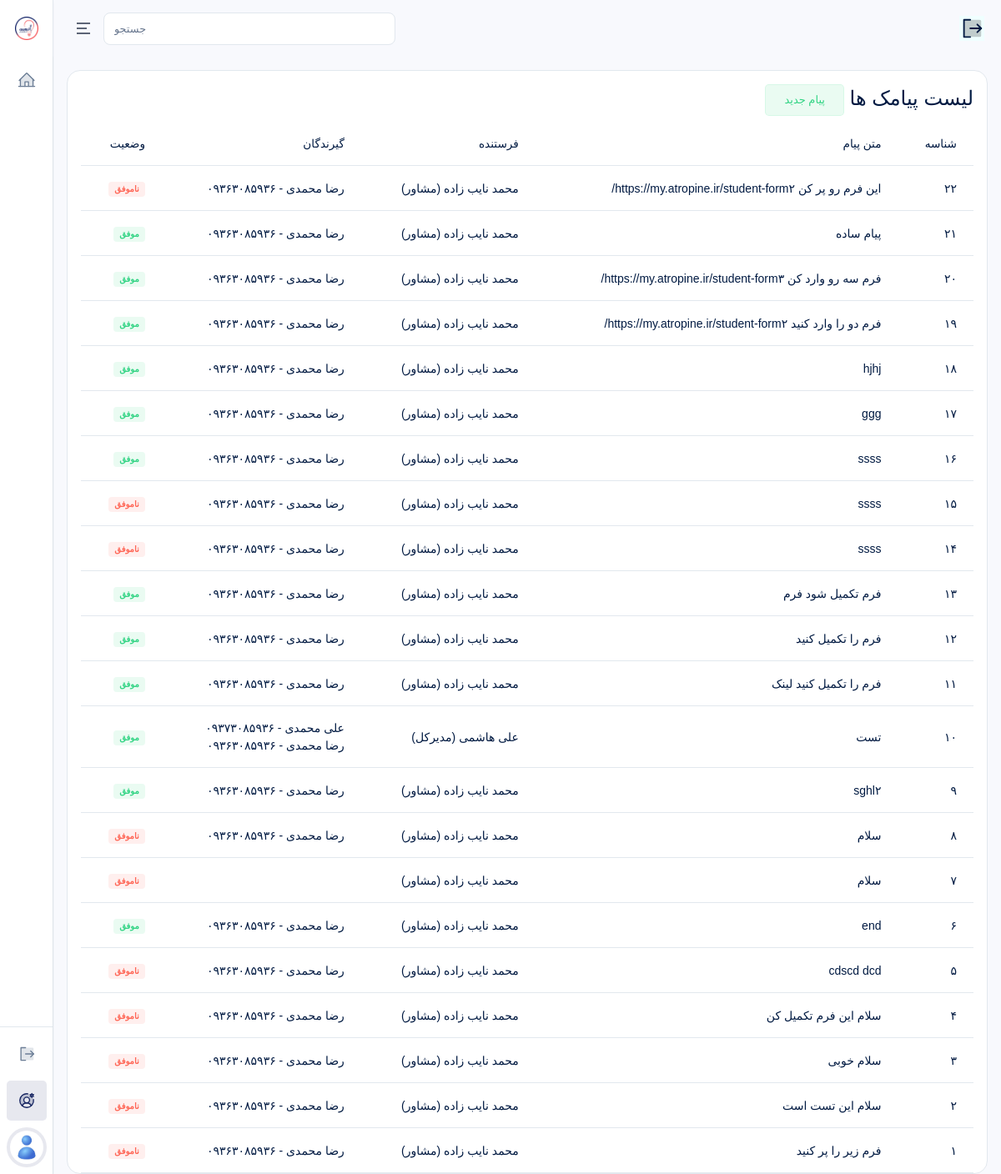
Page /accounts/admins/sms/ (signed in) on the earlier database version.
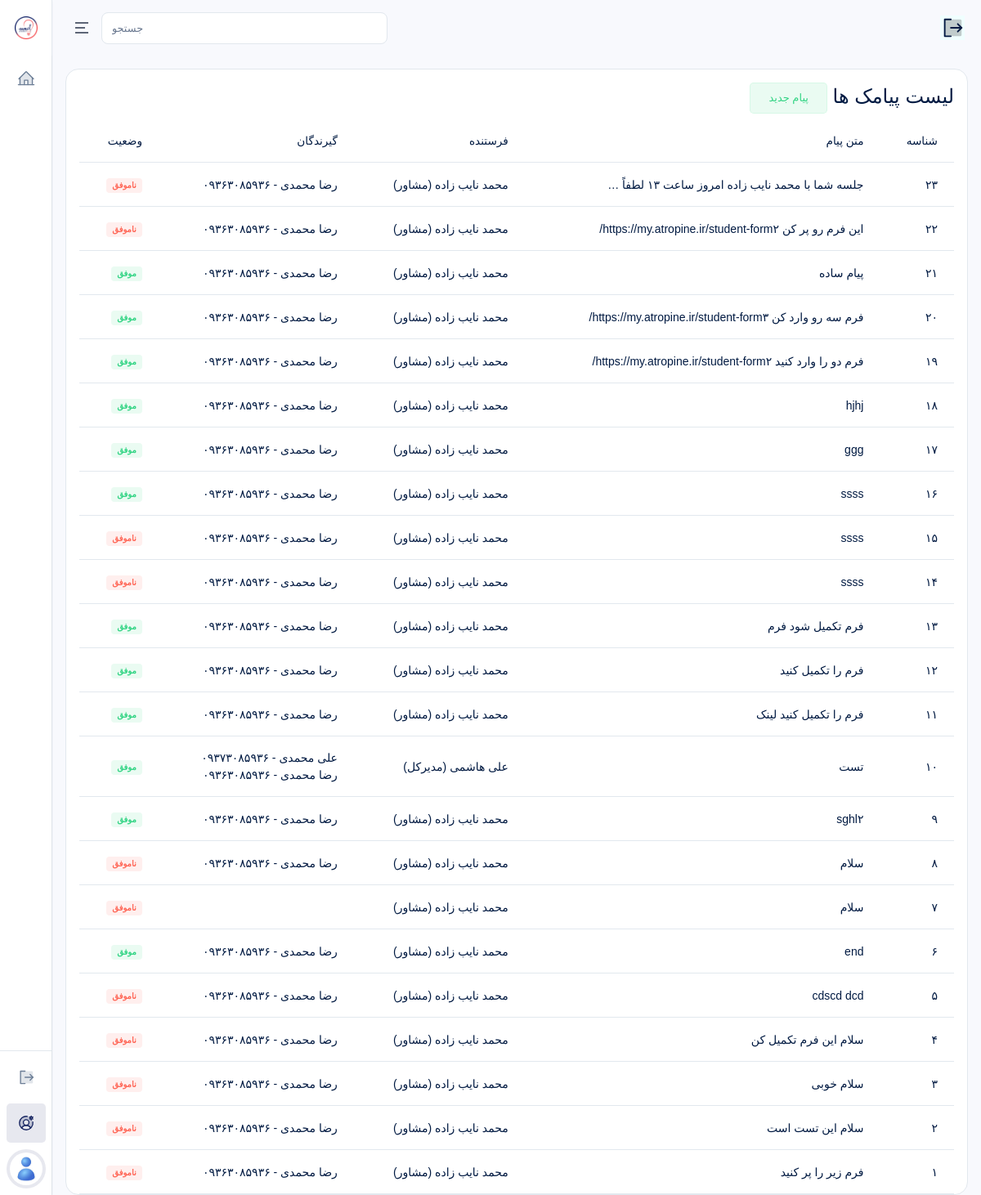
Same page on the later database version.
### accounts/models.py (models this page shows, shortened)
class SMS(models.Model):
    sender = models.ForeignKey(
        User,
        on_delete=models.CASCADE,
        related_name="sent_sms",
        verbose_name="فرستنده"
    )
    students = models.ManyToManyField(
        Student,
        related_name="received_sms",
        verbose_name="گیرندگان"
    )
    message = models.TextField(
        verbose_name="متن پیام"
    )
    result = models.CharField(
        max_length=2,
        blank=True,
        verbose_name="نتیجه ارسال"
    )
    created_at = models.DateTimeField(
        auto_now_add=True
    )
    class Meta:
        verbose_name = "پیامک"
        verbose_name_plural = "پیامک‌ها"
        ordering = ["-id"]

class User(AbstractUser):
    ROLE_CHOICES = (
        ("super_admin", "مدیرکل"),
        ("supervisor", "ناظر"),
        ("consultant", "مشاور"),
        ("student", "داوطلب"),
    )
    role = models.CharField(max_length=30, choices=ROLE_CHOICES, verbose_name="نقش")
    mobile = models.CharField(max_length=15, blank=True, unique=True, verbose_name="شماره موبایل")
    avatar = models.ImageField(upload_to="avatars/", blank=True, null=True, verbose_name="تصویر پروفایل")
    is_suspended = models.BooleanField(default=False, verbose_name="تعلیق شده")
    suspension_reason = models.TextField(blank=True, verbose_name="دلیل تعلیق")
    is_limited = models.BooleanField(default=False, verbose_name="دسترسی محدود (برای مدیرکل)")
    class Meta:
        verbose_name = "کاربر"
        verbose_name_plural = "کاربران"
        ordering = ["-id"]
    def __str__(self):
        return f"{self.get_full_name()} ({self.get_role_display()})"

class Student(models.Model):
    user = models.OneToOneField(User, on_delete=models.CASCADE, related_name="user_student", verbose_name="کاربر")
    a_completed = models.BooleanField(default=False)
    b_completed = models.BooleanField(default=False)
    class Meta:
        verbose_name = "داوطلب"
        verbose_name_plural = "داوطلبان"
        ordering = ["-id"]

### accounts/views.py (the view)
# urls.py: path("admins/sms/", AdminSMSListView.as_view(), name="admin_sms_list"),
class AdminSMSListView(RoleRequiredMixin, SuperAdminSidebarContextMixin, ListView):
    allowed_roles = ["super_admin"]
    model = SMS
    template_name = "accounts/admins/sms_list.html"
    context_object_name = "smses"

### accounts/mixins.py (called while the page is built)
    def get_context_data(self, **kwargs):
        context = super().get_context_data(**kwargs)
        context.update({
            "PlansIntroductionCreated": PlansIntroduction.objects.first(),
            "CounselingIntroductionCreated": CounselingIntroduction.objects.first(),
            "EstimationIntroductionCreated": EstimationIntroduction.objects.first(),
            "ChoiceIntroductionCreated": ChoiceIntroduction.objects.first(),
            "LiveIntroductionCreated": LiveIntroduction.objects.first(),
            "AboutUsIntroductionCreated": AboutUsIntroduction.objects.first(),
            "DataIntroductionCreated": DataIntroduction.objects.first(),
        })
        return context

    def test_func(self):
        return (
            self.request.user.is_authenticated and
            self.request.user.role in self.allowed_roles and
            not self.request.user.is_suspended
        )

### templates/accounts/admins/sms_list.html (shortened to what this page needs)
{% extends 'bases/dashboard.html' %}
{% load static %}
{% block content %}
<div class="table-responsive" dir="rtl">
    <div class="card-header justify-content-between">
        <div class="card-title">
            <h4>
                لیست پیامک ها
                <a href="{% url 'admin_sms_add' %}">
                    <span class="btn btn-success-transparent">پیام جدید</span>
                </a>
            </h4>
        </div>
    </div>
    <table class="table text-nowrap table-hover">
        <thead>
            <tr>
                <th scope="col">شناسه</th>
                <th scope="col">متن پیام</th>
                <th scope="col">فرستنده</th>
                <th scope="col">گیرندگان</th>
                <th scope="col">وضعیت</th>
            </tr>
        </thead>
        <tbody>
            {% for sms in smses %}
            <tr>
                <td>
                    {{ sms.id }}
                </td>
                <td>
                    {{ sms.message|truncatewords:10 }}
                </td>
                <td>
                    {{ sms.sender }}
                </td>
                <td>
                    {% for student in sms.students.all %}
                        {{ student.user.get_full_name }} - {{ student.user.mobile }} <br>
                    {% endfor %}
                </td>
                <td>
                    {% if sms.result == "1" %}
                    <span class="badge bg-success-transparent">موفق</span>
                    {% else %}
                    <span class="badge bg-danger-transparent">ناموفق</span>
                    {% endif %}
                </td>
            </tr>
            {% empty %}
            <tr>
                <td colspan="5" style="text-align: center;">
                    موردی یافت نشد.
                </td>
            </tr>
            {% endfor %}
        </tbody>
    </table>
</div>
{% endblock %}

Differences in the rows shown:
added SMS: id "۲۳", message "جلسه شما با محمد نایب زاده امروز ساعت ۱۳ لطفاً …", sender "محمد نایب زاده (مشاور)", result "ناموفق", Student (user.get_full_name "رضا محمدی", user.mobile "۰۹۳۶۳۰۸۵۹۳۶")
